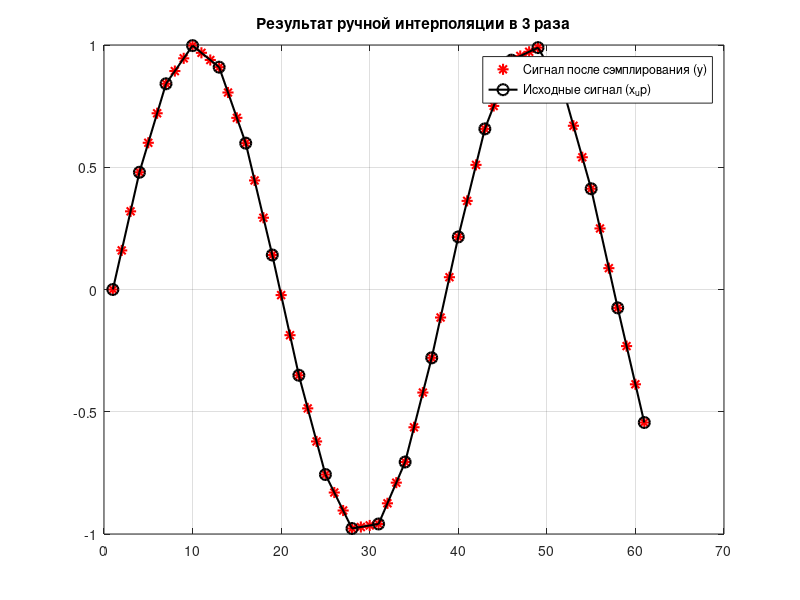

Write the MATLAB code that produced this figure.
t = 0:0.5:10;       
x = sin(t);         
L = 3;              
N_in = length(x);

x_up = zeros(1, length(x) * L);
for i = 1:length(x)
    x_up((i - 1) * L + 1) = x(i);
end

b = [1/3, 2/3, 1, 2/3, 1/3];
M = length(b);         
N_out = length(x_up);  
y = zeros(1, N_out);   

for n = 1:N_out
    summa = 0;
    for k = 1:M
        index = n - k + 1; 
        
        if index > 0 && index <= N_out 
            summa = summa + b(k) * x_up(index);
        end
    end
    y(n) = summa; 
end
figure; 
plot(y(3:end), 'r*', 'LineWidth', 1.5, 'MarkerSize', 8); 
hold on; 
plot(1:L:length(x)*L, x, 'ko-', 'LineWidth', 1.5, 'MarkerSize', 8);
%plot(x_up, 'ro'); 

legend('Сигнал после сэмплирования (y)', 'Исходные сигнал (x_up)');
title('Результат ручной интерполяции в 3 раза');
grid on;
